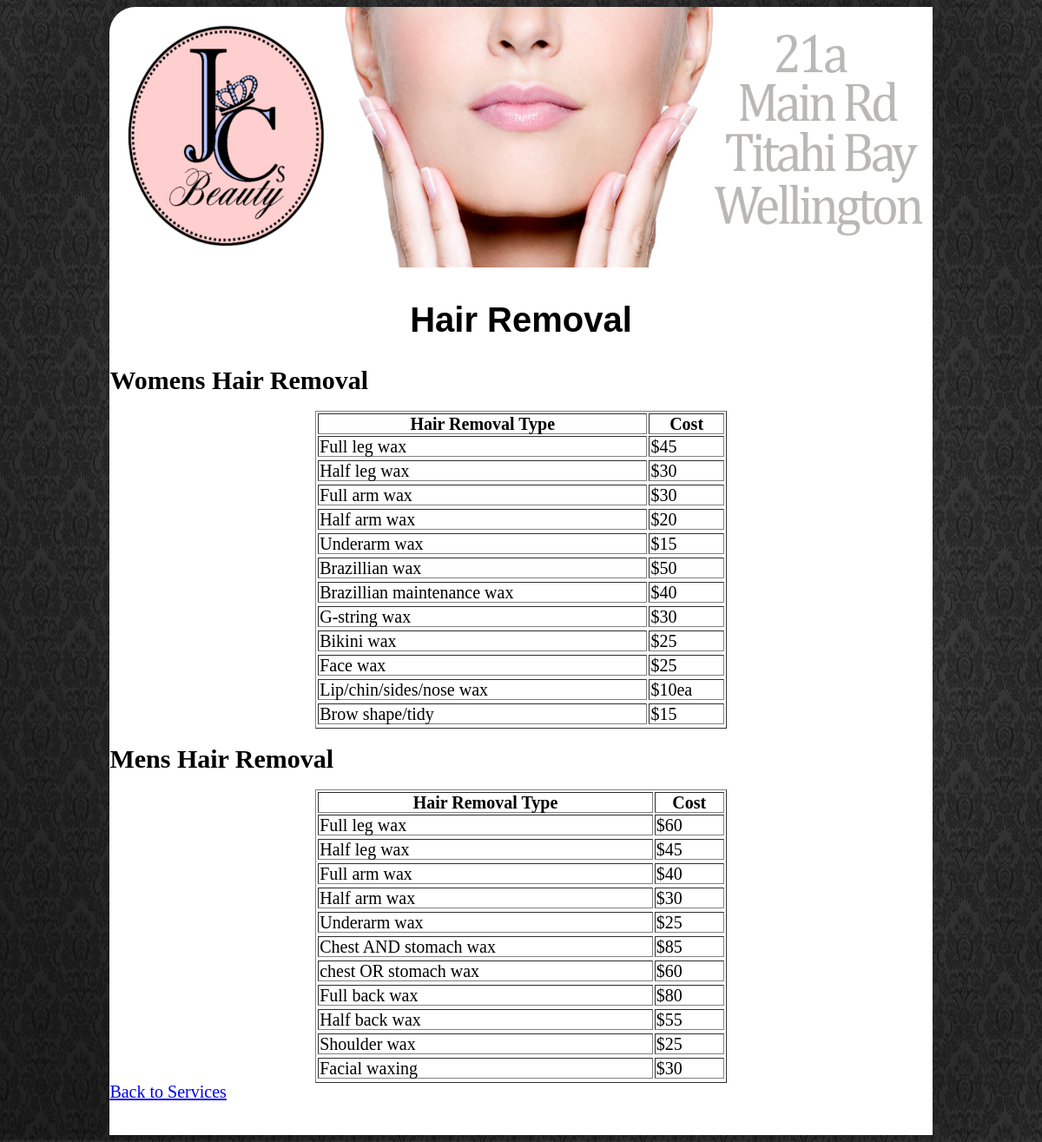
Screenshot of /Waxing.php (signed in) with the database file from the repository.
### tables this page shows
CREATE TABLE IF NOT EXISTS `tblwaxing` (
  `id` int(11) NOT NULL,
  `service` varchar(500) NOT NULL,
  `price` varchar(100) NOT NULL
);

CREATE TABLE IF NOT EXISTS `tblwaxingmen` (
  `id` int(11) NOT NULL,
  `service` varchar(500) NOT NULL,
  `price` varchar(100) NOT NULL
);

### Waxing.php (the view, shortened to what this page needs)
<?php
 include_once("DatabaseLogin.php");
?>
<!DOCTYPE html>
<html>
<head>
<link rel="stylesheet" type="text/css" href="Css.css">
</head>
<body>
	<div id="Main">
		<div id="Header">
			<img src="Header2.jpg" alt="Header_Image" style="width:100%;height:300px">
		</div>
	<div id="Content">
	<h1>Hair Removal</h1>
<div id="info">
<h2>Womens Hair Removal</h2>
<?php
		echo "<table border='1' align='center' width='50%'>";
		echo "<tr>".
				"<th>Hair Removal Type</th><th>Cost</th>".
			  "</tr>";
	  	$result = mysqli_query($con,"SELECT * FROM tblwaxing");
		while ($row=mysqli_fetch_row($result))
		{
		  	echo "<tr>".
		  	 	  	 "<td> ".$row[1] . "</td>".
		  	 	     "<td> " .$row[2]. "</td>".
		  	     "<tr>";
		  }
		   echo "</table>";
 	?>
<h2>Mens Hair Removal</h2>
<?php
		echo "<table border='1' align='center' width='50%'>";
		echo "<tr>".
				"<th>Hair Removal Type</th><th>Cost</th>".
			  "</tr>";
	  	$result = mysqli_query($con,"SELECT * FROM tblwaxingmen");
		while ($row=mysqli_fetch_row($result))
		{
		  	echo "<tr>".
		  	 	  	 "<td> ".$row[1] . "</td>".
		  	 	     "<td> " .$row[2]. "</td>".
		  	     "<tr>";
		  }
		   echo "</table>";
 	?>
 	<a href="Services.php">Back to Services</a>
</div>
</div>
</div>
</body>
</html>

### Css.css (style rules this page uses)
h1 { text-align:center; }
#Content { background: white; margin-left:10%; margin-right:10%; line-height:20px; padding-bottom:40px; margin-top:0px; overflow: auto }
#Header img { border-radius: 30px 0px 0px 0px; margin-top:0px; margin-bottom:0px; }
#Header { height:300px; margin-right:10%; margin-left:10%; margin-top:0px; margin-bottom:0px; }
h1 { text-align: center; font-family: Tahoma, Arial, sans-serif; color:black; margin: 50px 0; }

### rows the page displays
tblwaxing: service "Full leg wax", price "$45"
tblwaxing: service "Half leg wax", price "$30"
tblwaxing: service "Full arm wax", price "$30"
tblwaxing: service "Half arm wax", price "$20"
tblwaxing: service "Underarm wax", price "$15"
tblwaxing: service "Brazillian wax", price "$50"
tblwaxing: service "Brazillian maintenance wax", price "$40"
tblwaxing: service "G-string wax", price "$30"
tblwaxing: service "Bikini wax", price "$25"
tblwaxing: service "Face wax", price "$25"
tblwaxing: service "Lip/chin/sides/nose wax", price "$10ea"
tblwaxing: service "Brow shape/tidy", price "$15"
tblwaxingmen: service "Full leg wax", price "$60"
tblwaxingmen: service "Half leg wax", price "$45"
tblwaxingmen: service "Full arm wax", price "$40"
tblwaxingmen: service "Half arm wax", price "$30"
tblwaxingmen: service "Underarm wax", price "$25"
tblwaxingmen: service "Chest AND stomach wax", price "$85"
tblwaxingmen: service "chest OR stomach wax", price "$60"
tblwaxingmen: service "Full back wax", price "$80"
tblwaxingmen: service "Half back wax", price "$55"
tblwaxingmen: service "Shoulder wax", price "$25"
tblwaxingmen: service "Facial waxing", price "$30"
